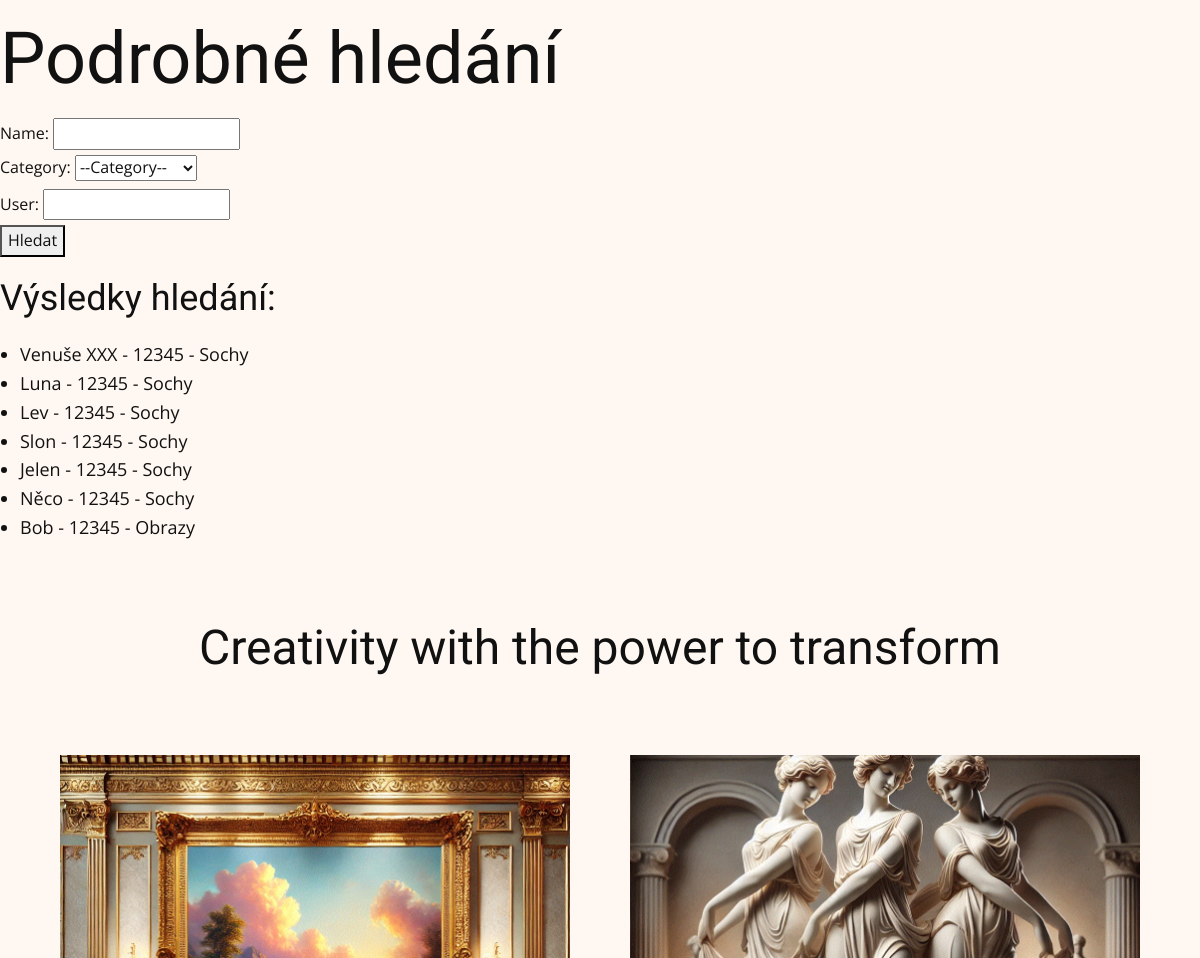
/podrobne_hledani/ (middle part), run on an earlier commit of the app's database.
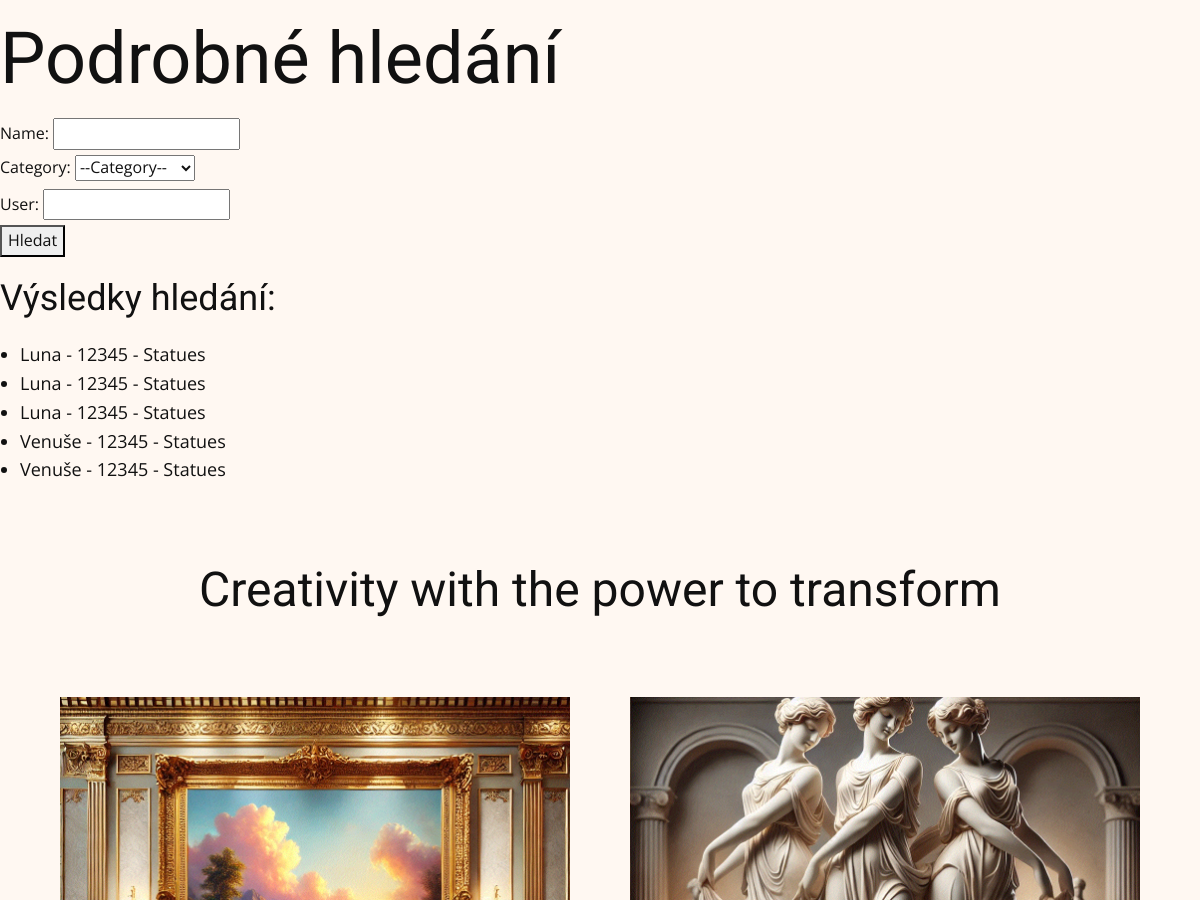
And on a later commit of the database.
### viewer/models.py (models this page shows, shortened)
class Advertisement(Model):
    name = CharField(max_length=128)
    user = ForeignKey(User, on_delete=models.DO_NOTHING)
    category = ForeignKey(Category, on_delete=models.DO_NOTHING)
    description = TextField()
    photo = models.ImageField(upload_to='photos/')

class Category(Model):
    name = CharField(max_length=128)
    def __str__(self):
        return f"{self.name}"

### viewer/views.py (the view)
# urls.py: path("podrobne_hledani/", podrobne_hledani, name="podrobne_hledani"),
def podrobne_hledani(request):
    name = request.GET.get('name', '')
    user = request.GET.get('user', '')
    category_name = request.GET.get('category', '')
    advertisements = Advertisement.objects.filter()
    if name:
        advertisements = advertisements.filter(name__icontains=name)
    if user:
        advertisements = advertisements.filter(user__username__icontains=user)
    if category_name and category_name != '--Category--':  # Zkontrolujte, že hodnota není výchozí
        advertisements = advertisements.filter(category__name__icontains=category_name)
    categorys = Category.objects.all()
    return render(request, template_name='podrobne_hledani.html', context={
        "advertisements": advertisements,
        "categorys": categorys,
    })
    template_name = 'form.html'

### viewer/templates/podrobne_hledani.html (shortened to what this page needs)
{% extends "base.html" %}
{% block content %}
<h1>Podrobné hledání</h1>
<form method="get" action="{% url 'podrobne_hledani' %}">
    <label for="name">Name:</label>
    <input type="text" name="name" id="name"><br>
        <label for="category">Category:</label>
    <select name="category" id="category">
        <option value="">--Category--</option>
    </select><br>
    <label for="user">User:</label>
    <input type="text" name="user" id="user"><br>
    <button type="submit">Hledat</button>
</form>
<h3>Výsledky hledání:</h3>
<ul>
    {% for advertisement in advertisements %}
        <li>{{ advertisement.name }} - {{ advertisement.user }} - {{ advertisement.category }}</li>
    {% empty %}
        <li>Žádné výsledky nenalezeny.</li>
    {% endfor %}
</ul>
{% endblock %}

What changed in the data, as far as the page shows it:
removed Advertisement: name "Venuše XXX", user "12345", category "Sochy"
removed Advertisement: name "Luna", user "12345", category "Sochy"
removed Advertisement: name "Lev", user "12345", category "Sochy"
removed Advertisement: name "Slon", user "12345", category "Sochy"
removed Advertisement: name "Jelen", user "12345", category "Sochy"
removed Advertisement: name "Něco", user "12345", category "Sochy"
removed Advertisement: name "Bob", user "12345", category "Obrazy"
added Advertisement: name "Luna", user "12345", category "Statues"
added Advertisement: name "Luna", user "12345", category "Statues"
added Advertisement: name "Luna", user "12345", category "Statues"
added Advertisement: name "Venuše", user "12345", category "Statues"
added Advertisement: name "Venuše", user "12345", category "Statues"
